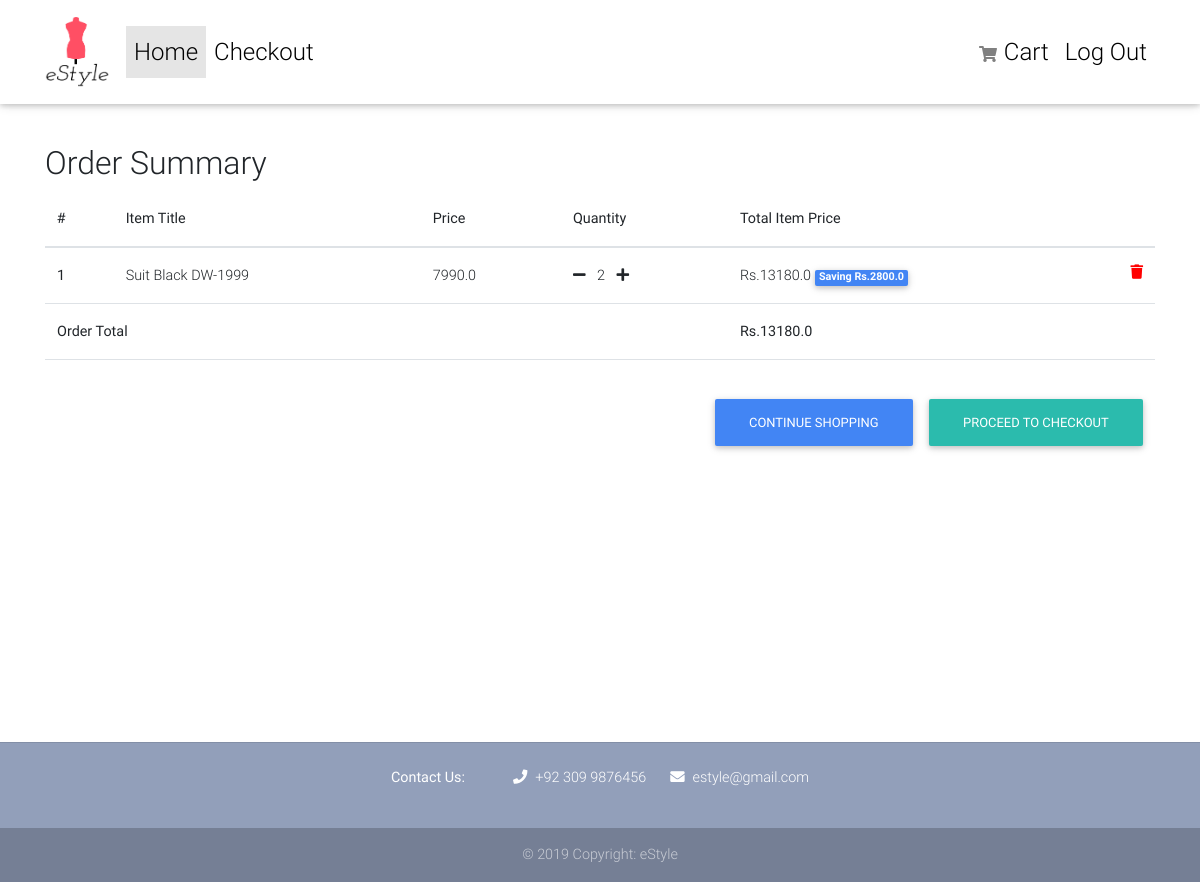
Page /order-summary/ (signed in) on the committed database.
### shop/models.py (models this page shows, shortened)
class OrderItem(models.Model):
    user=models.ForeignKey(settings.AUTH_USER_MODEL,
                           on_delete=models.CASCADE)    #obtaining user info from allauth
    item=models.ForeignKey(Item, on_delete=models.CASCADE)     #for obtaining product info from Item model
    number=models.IntegerField(default=1)
    ordered=models.BooleanField(default=False)   #whather the product has been added to cart or not
    def get_total_product_cost(self):
        return self.number * self.item.cost   #returns an item price according to its quantity
    def get_total_discount_product_cost(self):
        return self.number * self.item.discount_cost   #for calculating price in case of a discount
    def get_saved_cost(self):
        return self.get_total_product_cost()-self.get_total_discount_product_cost()
    def get_final_cost(self):
        if self.item.discount_cost:
            return self.get_total_discount_product_cost()
        else:
            return self.get_total_product_cost()

class Item(models.Model):
    name=models.CharField(max_length=100)
    cost=models.FloatField()
    discount_cost=models.FloatField( blank=True ,null=True )     #not a required field
    colortag=models.CharField(choices=LABEL_CHOICES, max_length=1,blank=True ,null=True)
    tag=models.CharField(max_length=15,blank=True ,null=True)      #for giving different tags to products like bestseller, new etc.
    slug=models.SlugField()      #a unique identity for different products
    detail=models.TextField()
    photo=models.FileField(upload_to = 'images/', default = '')    #images are uploaded to media/images folder

class Order(models.Model):
    user=models.ForeignKey(settings.AUTH_USER_MODEL,
                           on_delete=models.CASCADE)    #obtaining user info from allauth
    items=models.ManyToManyField(OrderItem)      #a product can be present in more than one orders(of different users)
    order_begin_date=models.DateTimeField(auto_now_add=True)
    order_placed_date=models.DateTimeField()
    ordered=models.BooleanField(default=False)      #whather the order has been placed or not
    address=models.ForeignKey(
            'Address',on_delete=models.SET_NULL,blank=True,null=True)   #for obtaining user address and other info to deliver the product
    def get_order_cost(self):
        order_cost=0
        for order_item in self.items.all():
            order_cost+=order_item.get_final_cost()
        return order_cost                        #returns the order total for a particular order

### shop/views.py (the view)
# urls.py: path('order-summary/',OrderSummaryView.as_view(),name='order-summary'),
class OrderSummaryView(LoginRequiredMixin, View):
    def get(self,*args,**kwargs):
        try:
            order=Order.objects.get(user=self.request.user, ordered=False)
            context={'object':order }
            return render (self.request, "order_summary.html", context)
        except ObjectDoesNotExist:
            messages.info(self.request, "You do not have an active order.")
            return redirect("/")

### templates/order_summary.html (shortened to what this page needs)
{% extends "base.html" %}
{% block content %}
{% load static %}
  <main>
    <div class="container">
      <div class="table-responsive text-nowrap">
        <br><br><br><h2>Order Summary</h2>
        <table class="table">
          <thead>
            <tr>
              <th scope="col">#</th>
              <th scope="col">Item Title</th>
              <th scope="col">Price</th>
              <th scope="col">Quantity</th>
              <th scope="col">Total Item Price</th>
            </tr>
          </thead>
          <tbody>
            {% for order_item in object.items.all %}
            <tr>
              <th scope="row">{{ forloop.counter }}</th>
              <td>{{ order_item.item.name }}</td>
              <td>{{ order_item.item.cost }}</td>
              <td>
                <a href="{% url 'shop:remove-single-item-from-cart' order_item.item.slug %}"><i class="fas fa-minus mr-2"></i></a>
                {{ order_item.number }}
                <a href="{% url 'shop:add-to-cart' order_item.item.slug %}"><i class="fas fa-plus ml-2"></i></a>
              </td>
              <td>
              {% if order_item.item.discount_cost %}
                  Rs.{{ order_item.get_total_discount_product_cost }}
                  <span class="badge badge-primary">Saving Rs.{{ order_item.get_saved_cost }}</span>
              {% else %}
                  Rs.{{ order_item.get_total_product_cost }}
              {% endif %}
              <a style='color:red;' href="{% url 'shop:remove-from-cart' order_item.item.slug %}">
                <i class="fas fa-trash float-right"></i>
              </a>
              </td>
            </tr>
            {% endfor %}
            {% if object.get_order_cost %}
            <tr>
              <td colspan="4"><b>Order Total</b></td>
              <td><b>Rs.{{ object.get_order_cost }}</b></td>
            </tr>
            <tr>
              <td colspan="5"><br>
              <a class='btn btn-default float-right ml-3' href="/checkout/">Proceed to Checkout</a>
              <a class='btn btn-primary float-right' href="/">Continue Shopping</a>
              </td>
            </tr>
            {% endif %}
          </tbody>
        </table>
      </div>
    </div>
    <br><br><br><br><br><br><br><br><br><br>
  </main>
{% endblock content %}

### templates/base.html (style rules this page uses)
html, body, header, .carousel { height: 60vh; }

### rows in the picture
OrderItem: item.name "Suit Black DW-1999", item.cost "7990.0", number "2", get_total_discount_product_cost "13180.0", get_saved_cost "2800.0"
Order: get_order_cost "13180.0"
